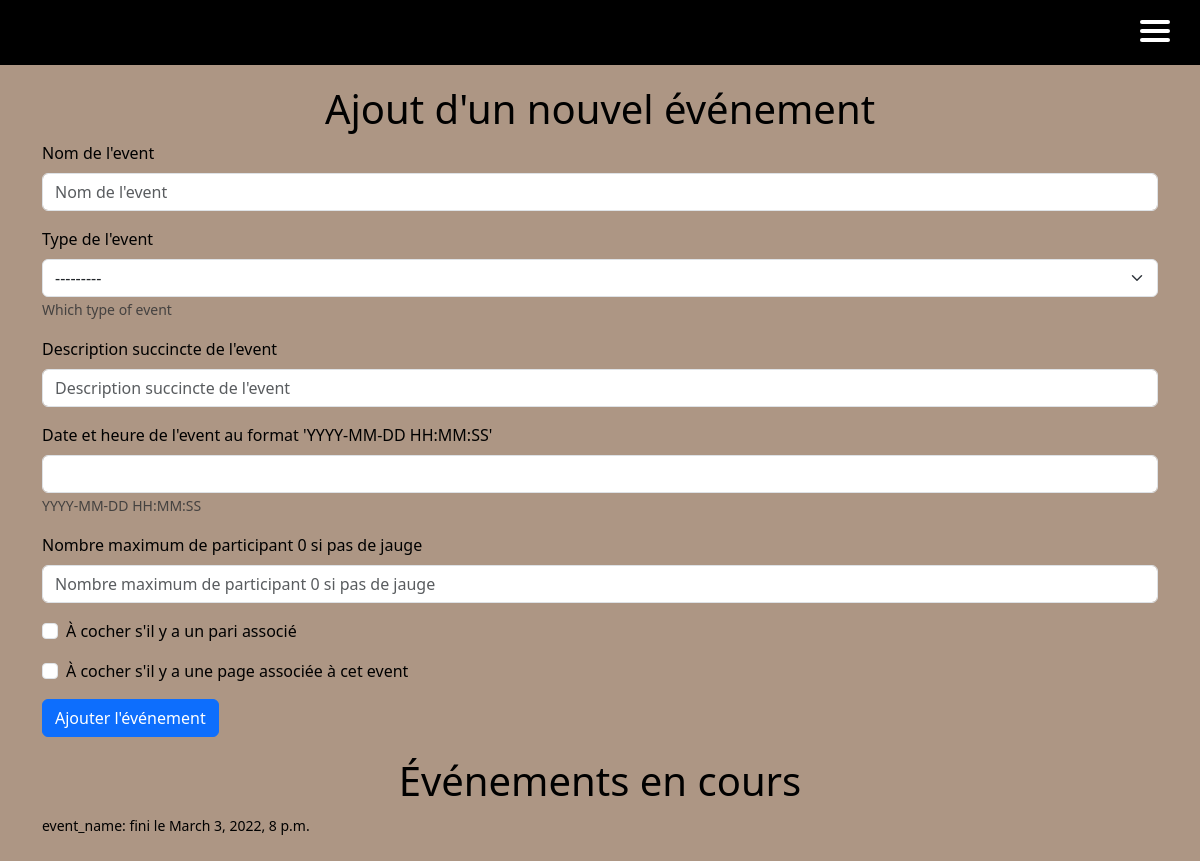
The page /staff/eventCreator/ (signed in) on the database as committed earlier.
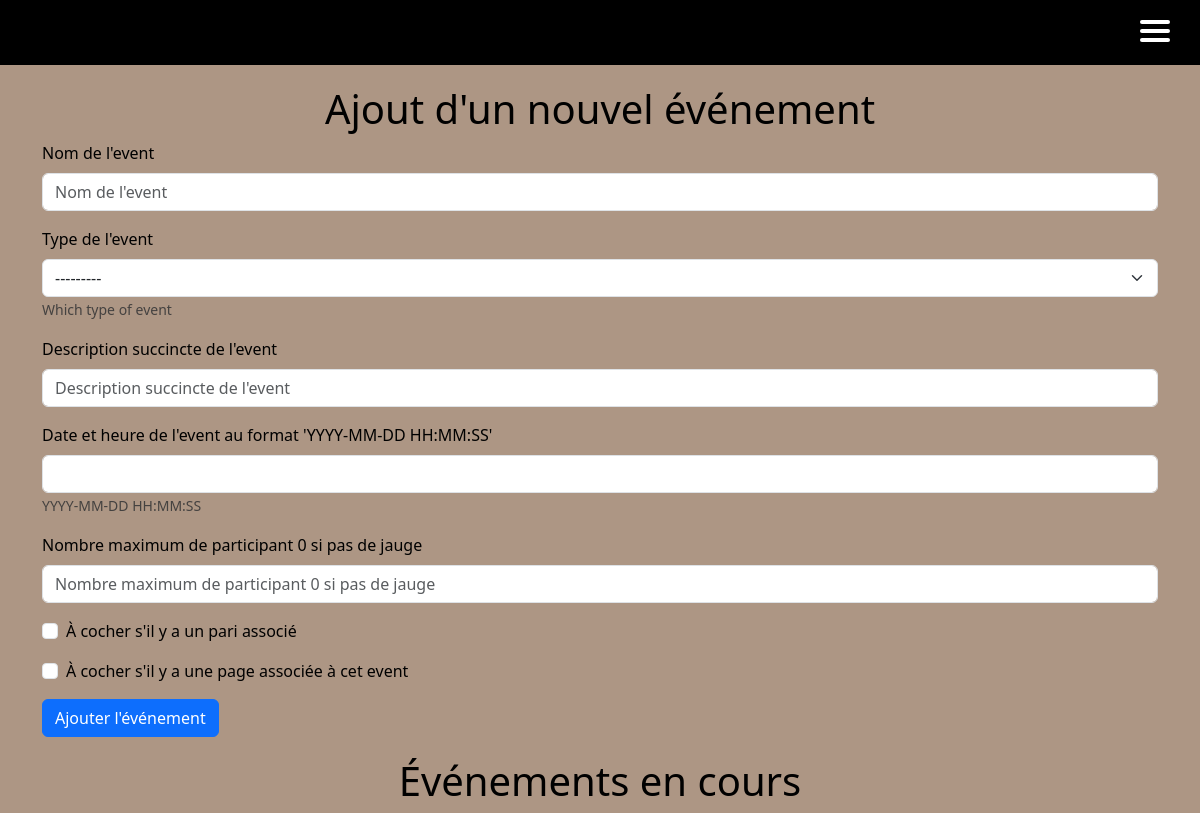
The same page on the database as committed later.
### main_app/models.py (models this page shows)
class Event(models.Model):
    id = models.AutoField(primary_key=True, unique=True)
    event_name = models.CharField(max_length=256, unique=True)
    event_description = models.CharField(max_length=1024)
    TYPE = (
        ('A', 'Annonce'),
        ('B', 'Prévention'),
        ('C', 'Ker\'mess'),
        ('D', 'Soirée'),
        ('E', '12 Travaux du Klax')
    )
    event_type = models.CharField(max_length=1, choices=TYPE, blank=True, help_text='Which type of event')
    event_date = models.DateTimeField(help_text='YYYY-MM-DD HH:MM:SS')
    attendees_number = models.IntegerField(default=0)
    max_attendees = models.IntegerField(null=True)
    associated_bet = models.BooleanField(default=False)
    associated_html = models.BooleanField(default=False)
    visible = models.BooleanField(default=False)
    closed_event = models.BooleanField(default=False)

### main_app/views.py (the view, shortened to what this page needs)
# urls.py: path("staff/eventCreator/", views.eventCreator, name="eventCreator"),
def eventCreator(request):
    try:
        user = User.objects.get(pk=request.user.id)
    except User.DoesNotExist:
        user = None
    if user is not None:
        if user.is_staff:
            eventform = AddEventForm()
            events = Event.objects.all()
            return render(request, 'events/eventCreator.html', {'user': user, 'eventform': eventform, 'events': events})
        else:
            messages.error(request, "Tu dois être membre du staff pour accéder à cette page")
    else:
        messages.error(request, "Vous devez être connecté pour accéder à cette page")

### main_app/forms.py
class AddEventForm(ModelForm):
    class Meta:
        model = Event
        fields = ['event_name', 'event_type', 'event_description', 'event_date', 'max_attendees', 'associated_bet', 'associated_html']
        labels = {
            'event_name': 'Nom de l\'event',
            'event_type': 'Type de l\'event',
            'event_description': 'Description succincte de l\'event',
            'event_date': 'Date et heure de l\'event au format \'YYYY-MM-DD HH:MM:SS\'',
            'max_attendees': 'Nombre maximum de participant 0 si pas de jauge',
            'associated_bet': 'À cocher s\'il y a un pari associé',
            'associated_html': 'À cocher s\'il y a une page associée à cet event'
        }

### templates/events/eventCreator.html (shortened to what this page needs)
{% extends 'main.html' %}
{% block content %}
{% load bootstrap5 %}
{% bootstrap_css %}
{% include 'nav.html' %}
{% if user %}
    <div class="container">
      <h1 style="text-align: center; margin-top:20px">Ajout d'un nouvel événement</h1>
        <form class="form" action="" method="POST">
          {% bootstrap_form eventform %}
          {% buttons %}
          <button class="btn btn--main btn btn-primary" type="submit">
            Ajouter l'événement
          </button>
          {% endbuttons %}
        </form>
    </div>
    <h1 style="text-align: center; margin-top:20px">Événements en cours</h1>
    <div class="container">
        {% for event in events %}
            <small>{{ event.event_name }}: fini le {{ event.event_date }} <br></small>
            <br>
        {% endfor %}
    </div>
{% endif %}
{% endblock %}

Rows that differ between the two databases and show on the page:
removed Event: event_name "event_name", event_date "March 3, 2022, 8 p.m."
